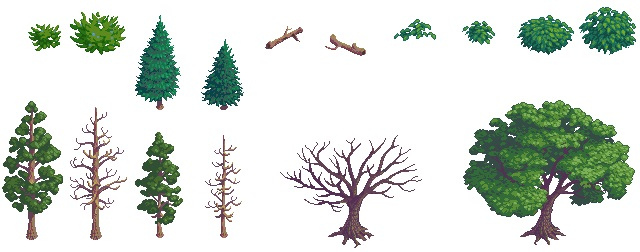
#> input picture 13584586-extract-sprite/1.jpg, 640 x 252 px, found by its file name
$ python feature_matching.py
#> lines starting #> are read from the running program, lines starting #| are printed output that depends on the picture
import numpy as np
import cv2
import imutils

# Load images
image1 = cv2.imread('1.jpg', 0)
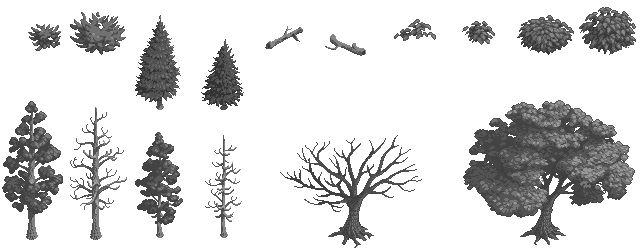
#> image1: shape (252, 640); min 0, max 255, mean 217
image2 = cv2.imread('2.jpg', 0)
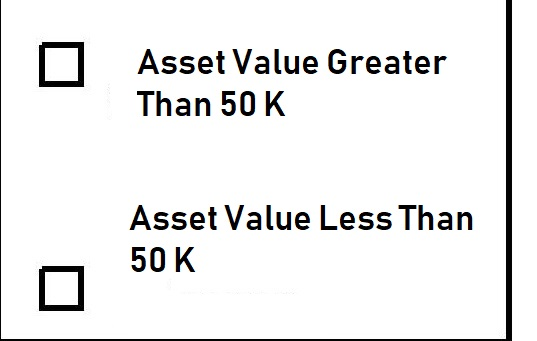
#> input picture 55763858-detect-checkbox-contours/2.jpg, 537 x 341 px, found by its file name
#> image2: shape (341, 537); min 0, max 255, mean 237

# Enlarge images
image1 = imutils.resize(image1, width=400)
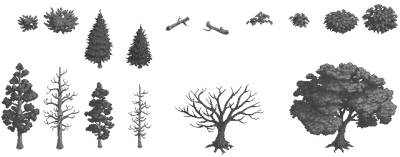
#> image1: shape (157, 400); min 49, max 255, mean 217
image2 = imutils.resize(image2, width=400)
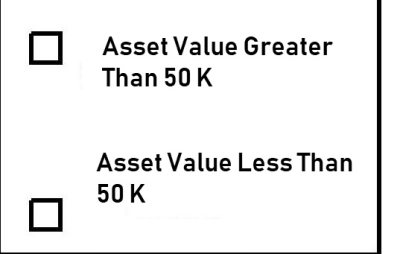
#> image2: shape (254, 400); min 0, max 255, mean 237

# Create the sift object
sift = cv2.xfeatures2d.SIFT_create(700)

# Find keypoints and descriptors directly
kp1, des1 = sift.detectAndCompute(image2, None)
#> kp1 = 456 keypoints; strongest (x, y, size): (106, 185, 2.4), (259, 162, 2.4), (147, 162, 2.4), (225, 162, 2.4)
kp2, des2 = sift.detectAndCompute(image1, None)
#> kp2 = 516 keypoints; strongest (x, y, size): (139, 54, 16.4), (299, 20, 9.5), (300, 98, 3.6), (354, 113, 2)

# FLANN parameters
FLANN_INDEX_KDTREE = 1
index_params = dict(algorithm = FLANN_INDEX_KDTREE, trees = 5)
search_params = dict(checks=50)   # or pass empty dictionary
flann = cv2.FlannBasedMatcher(index_params,search_params)
matches = flann.knnMatch(des1,des2,k=2)
#> matches = 456 matches

# Need to draw only good matches, so create a mask
matchesMask = [[0,0] for i in range(len(matches))]
#> matchesMask = 456 pairs, first value 0 to 0, second value 0 to 0

count = 0
# Ratio test as per Lowe's paper (0.7)
# Modify to change threshold
for i,(m,n) in enumerate(matches):
    if m.distance < 0.4*n.distance:
        count += 1
        matchesMask[i]=[1,0]
#> after the loop, count = 0

# Draw lines
draw_params = dict(matchColor = (0,255,0),
                   singlePointColor = (255,0,0),
                   matchesMask = matchesMask,
                   flags = 0)
#> draw_params = 4 items

# Display the matches
result = cv2.drawMatchesKnn(image2,kp1,image1,kp2,matches,None,**draw_params)
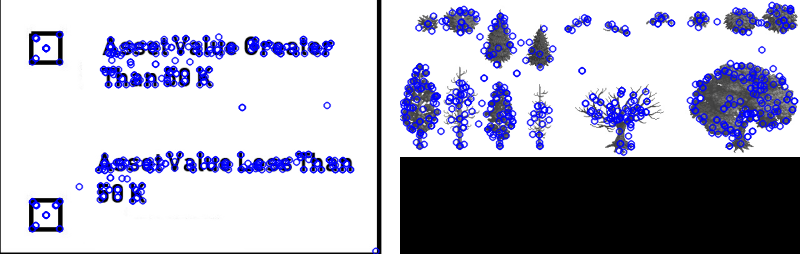
#> result: shape (254, 800, 3); mean of channels 0, 1, 2 192.3, 174.1, 174.1; drawn as B, G, R
print('Matches:', count)
#| Matches: 0
cv2.imshow('result', result)
cv2.waitKey()
